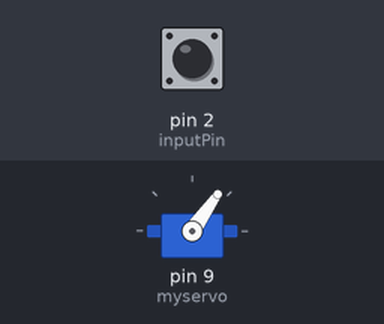
Recording of a sketch running on a simulated Arduino Uno, built with avr-gcc and run on an emulated ATmega328P. On the bench: servo. Inputs (shaded band) come from the test bench; at power-on: pin 2 (inputPin) HIGH.

Above: at 0.05 s.
At 3.55 s:
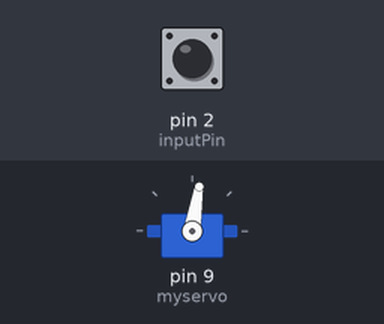
At 5.2 s:
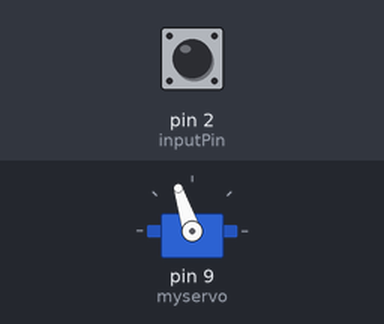
At 6.85 s:
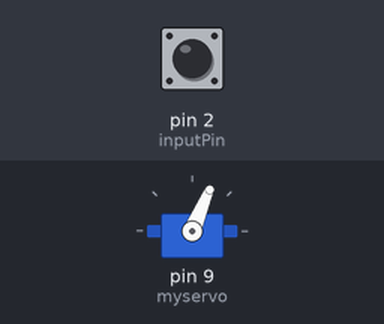
Timing chart, 0 to 9.5 s (numbered marks = the images above):
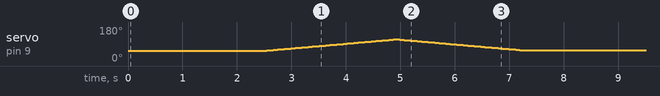

The sketch:

servant.ino
```cpp
#include<Servo.h>
const int inputPin=2;
const int debounceDelay=500;
const int angle0=55;
Servo myservo;
boolean debounce(int pin)
{
  boolean state=0;
  boolean previousState;
  int counter;
  previousState=digitalRead(pin);
  for(counter=0;counter<debounceDelay;counter++)
  {
    delay(1);
    state=digitalRead(pin);
    if(state!=previousState)
    {
      counter=0;
      previousState=state;
      }
    }
    return state;
  }
void push()
{
  int i;
  for(i=angle0;i<angle0+60;i++)
  {myservo.write(i);delay(40);}
  for(;i>angle0;i--)
  {myservo.write(i);delay(40);}
}
void setup()
{
  pinMode(inputPin,INPUT);
  digitalWrite(inputPin,HIGH);
  myservo.attach(9);
  myservo.write(angle0);
}

void loop()
{
  if(debounce(inputPin))
  {delay(2000);push();}
}
```
